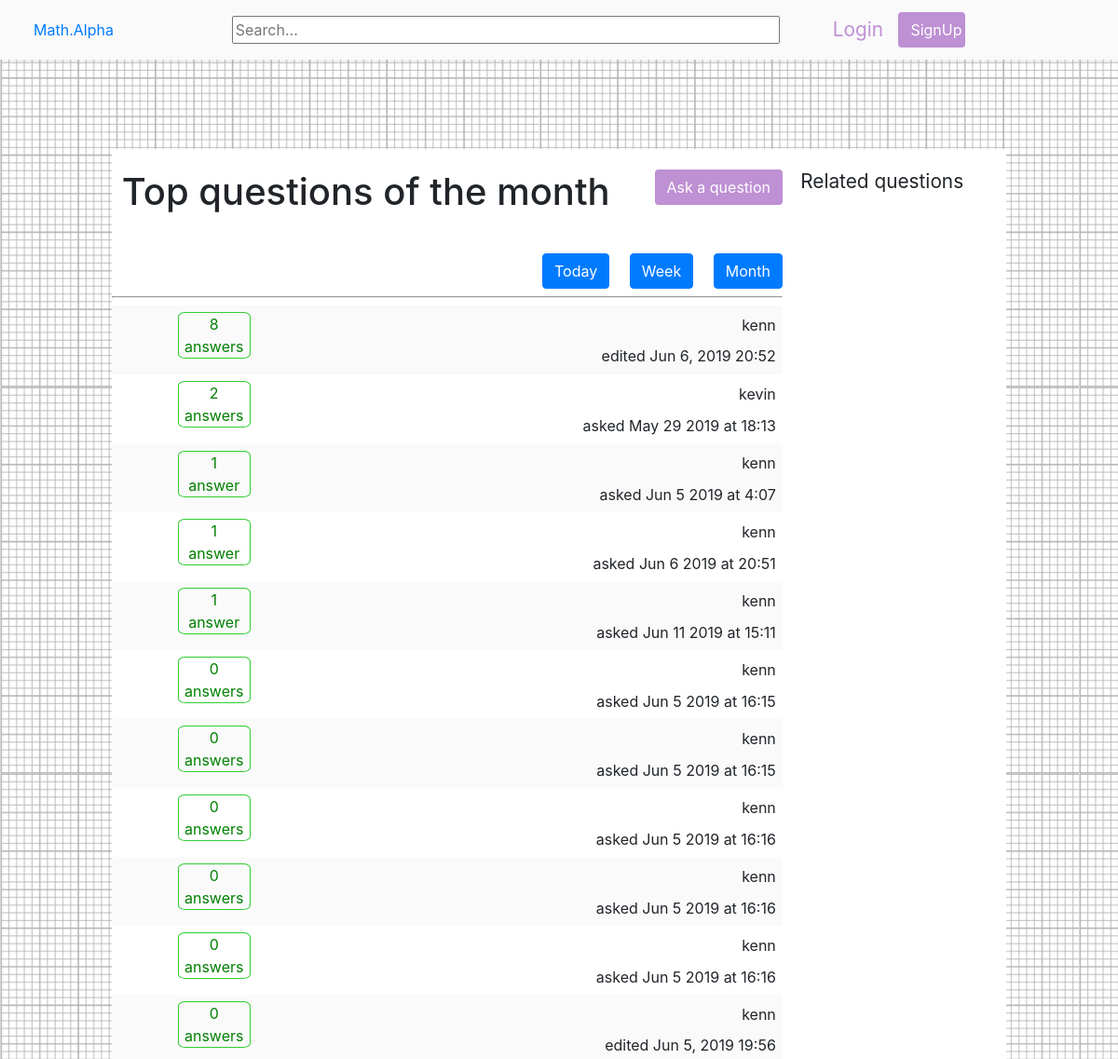
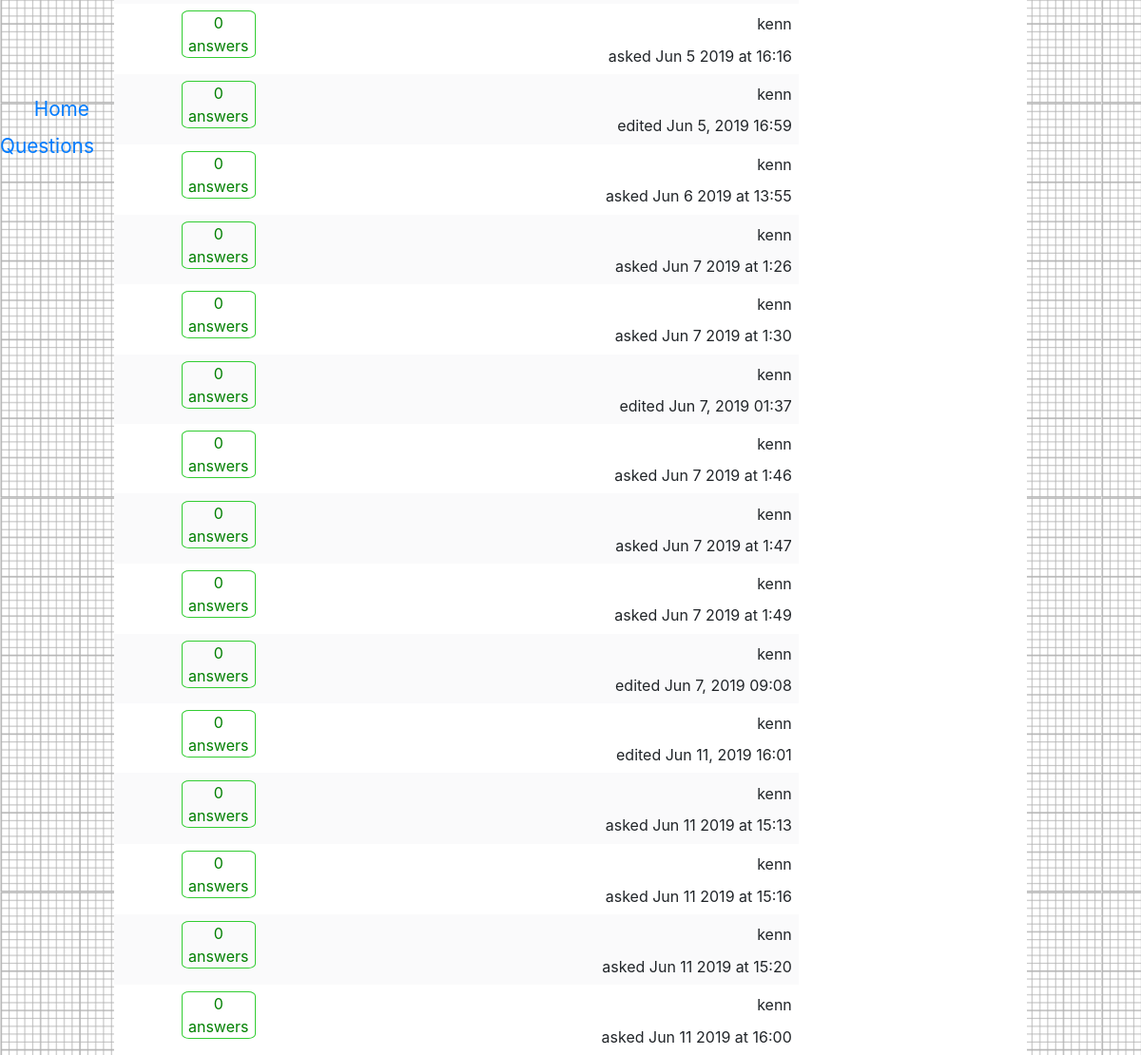
Page /month/ on the committed database (2 pictures, top to bottom).
### passionProjectApp/models.py (models this page shows, shortened)
class RealQuestion(models.Model):
    title = tinymce_models.HTMLField()
    question = tinymce_models.HTMLField()
    last_update=models.DateTimeField(default=datetime.datetime.utcnow())
    date_created=models.DateTimeField(default=datetime.datetime.utcnow())
    upvote=models.ManyToManyField(User,blank=True,related_name='question_upvotes')
    downvote=models.ManyToManyField(User,blank=True,related_name='question_downvotes')
    author = models.ForeignKey(User,on_delete=models.CASCADE)

### passionProjectApp/views.py (the view)
# urls.py: path('month/',views.monthResults,name='month'),
def monthResults(request):
    randomquestion=RealQuestion.objects.all().order_by('?')[:10]
    today=datetime.datetime.utcnow()
    cutoff=datetime.datetime.utcnow()-datetime.timedelta(days=31)
    allquestions=RealQuestion.objects.filter(last_update__range=[cutoff,today]).annotate(count=Count('answer')).order_by('-count')
    context={"allquestions":allquestions, "randomquestion":randomquestion,}
    print('today')
    print(today)
    print('cutoff')
    print(cutoff)
    return render(request,"passionProjectApp/monthResults.html",context)

### passionProjectApp/templates/passionProjectApp/monthResults.html
{% extends 'passionProjectApp/base.html' %}
{% block body %}
<div class="titlepadding">
    <h1 class="questionTitle">Top questions of the month</h1>
    <a class="askbutton" href="{% url 'ask' %}"><button type="button" class="btn registerbutton">Ask a question</button></a>
</div>
<div class="dateResults">
    <a href="{% url 'index' %}"><button class="btn btn-primary">Today</button></a>
    <a href="{% url 'week' %}"><button class="btn btn-primary">Week</button></a>
    <a href="{% url 'month' %}"><button class="btn btn-primary">Month</button></a>
</div>
<hr/>
{% if allquestions %}
{% for x in allquestions %}
<div class="changeColors">
    <div class="questionInfo">
        {% if x.answer_set.count == 1 %}
        <div class="answered"><div >{{x.answer_set.count}}</div> <div>answer</div></div>
        {% elif x.answer_set.count == 0 %}
        <div class="answered"><div >{{x.answer_set.count}}</div> <div>answers</div></div>
        {% else %}
        <div class="answered"><div >{{x.answer_set.count}}</div> <div>answers</div></div>
        {% endif %}
    </div>
    <a class='questionIndex' href="{% url 'ask_read' x.id %}">{% autoescape off %}{{x.title}}{% endautoescape %}</a>
    <div class="authorInfo">
        <div class ='authorName'>{{x.author}}</div>
        {% load tz %}
        {% if x.last_update > x.date_created %}
        {% timezone "America/Chicago" %}
        <abbr title="created {{x.last_update}}"> {% endtimezone %}edited {{x.last_update|date:"M j, Y H:i"}}</abbr>
        {% else %} {% timezone "America/Chicago" %} <abbr title="{{x.date_created}}"> {% endtimezone %} asked {{x.date_created|date:"M j Y"}} at {% load tz %}{{x.date_created|utc|date:"G:i"}}</abbr>
        {% endif %}
    </div>
</div>
{% endfor%}
{% endif %}
{% endblock body %}

### passionProjectApp/templates/passionProjectApp/base.html (shortened to what this page needs)
<!DOCTYPE html>
<html lang="en">
<head>
    {% load static %}
    <link rel="stylesheet" href="{% static 'passionProjectApp/css/bootstrap.css' %}">
    <link rel="stylesheet" href="{% static 'passionProjectApp/css/base.css' %}">
</head>
<body >
{% if request.user.is_authenticated %}
<div class="topbar">
    <div class ='logo'><a href="{% url 'index' %}">Math.Alpha</a></div>
    <form action='{% url "search" %}' method="POST" class="search">
        {% csrf_token %}
        <input type="text" name="search" placeholder="Search...">
    </form>
    <div class='registration'>
        <span class='login'>{{request.user}}</span> <a class='registerlink' href="{% url 'logout' %}"><button type="button" class=" btn registerbutton">Sign Out</button></a></div>
</div>
{% else %}
<div class="topbar">
    <div class ='logo'><a href="{% url 'index' %}">Math.Alpha</a></div>
    <form action='{% url "search" %}' method="POST" class="search">
        <input type="text" name="search" placeholder="Search...">
    </form>
    <div class='registration'>
        <a class='login' href="{% url 'login' %}">Login</a> <a class='registerlink' href="{% url 'register' %}"><button type="button" class=" btn registerbutton">SignUp</button></a></div>
</div>
{% endif %}
<aside class="asidebar">
    <div class=" fixed-aside">
        <div id="home"><a href="{% url 'index' %}">Home</a></div>
        <div id="questions"><a href="{% url 'allquestions' %}">Questions</a></div>
    </div>
</aside>
<div class="bodygrid">
<div class="rightAside">
    <div class="randoQTitle">Related questions</div>
    {% if randomquestion %}
    {% for x in randomquestion %}
    <div class="randoQ"><a href="{% url 'ask_read' x.id %}">{% autoescape off %} {{x.title}} {% endautoescape %}</a></div>
    {% endfor %}
    {% endif %}
</div>
<div class="test">
    <div>
{% block body %}
{% endblock body %}
</div>
</div>
</div>
</body>
</html>

### passionProjectApp/static/passionProjectApp/css/base.css (style rules this page uses)
html,body { width:100vw; }
body { background-image:url('../images/background.png'); }
.bodygrid { display:grid; grid-template-areas: 'aside questions rando'; grid-template-columns: 0.5fr 3fr 1fr; padding-top:8vh; height:100vh; margin-top: 8%; margin-right: 10%; }
.topbar { display: flex; position: fixed; justify-content: space-between; top: 0; right: 0; width: 100vw; background: #fafafb; height: 8vh; padding: 1% 0; box-shadow: 0 1px 9px rgba(59,64,69,0.1); }
.logo { display: flex; align-items: center; justify-content: flex-start; padding-left: 3%; width: 12%; }
.search { display: flex; align-items: center; justify-content: center; padding-left: 4%; }
.topbar input { width: 49vw; }
.registration { position: relative; display: flex; align-items: center; justify-content: space-between; padding-right: 15%; }
.login,.registerlink, .editlinks { text-decoration: none; }
.login { color:#BE90D4; font-size: 1.3rem; }
.registerlink { margin-left: 13%; }
.registerbutton { background:#BE90D4; color:white; }
.registration .registerbutton { width: 6vw; }
.asidebar { display: grid; grid-area: aside; background: #ffffff; text-align: right; height: 100%; top: 9%; }
.fixed-aside { top: 55%; position: fixed; }
.fixed-aside div { padding-right: 5%; padding-bottom: 8%; font-size: 1.3rem; }
.test { display: grid; grid-area:questions; background: white; }
.titlepadding { padding:3% 0 0 1.5%; display:flex; justify-content: space-between; height:7rem; }
.questionTitle { display:inline; }
abbr[title] { cursor: auto; text-decoration: none; }
hr { height:0 }
div.changeColors:nth-of-type(odd) { display: flex; justify-content: space-between; padding: 1%; background: #fafafb; }
div.changeColors:nth-of-type(even) { display: flex; justify-content: space-between; padding: 1%; background: white; }
.answered { display: inline-block; text-align: center; border: 1px solid limegreen; color: green; border-radius: 10%; width:78px; }
.questionInfo { margin-left: 9%; }
.questionIndex { margin-right: auto; padding-left: 6%; width: fit-content; }
.authorName { display: flex; align-items: flex-start; padding-top: 1%; padding-left: 5%; width: fit-content; text-align: right; margin-left: auto; padding-bottom: 5%; }
.authorInfo { display:inline-block; }
.dateResults { display:flex; justify-content: flex-end; }
.dateResults a:not(first-of-type) { margin-left:3%; }
.rightAside { grid-area: rando; background: #ffffff; }
.randoQ { padding-left: 8%; padding-bottom: 8%; font-size: 0.9rem; }
.randoQTitle { padding: 8% 0 5% 8%; font-size: 1.3rem; }

### rows in the picture
RealQuestion: answer_set.count "8", author "kenn", last_update "Jun 6, 2019 20:52"
RealQuestion: answer_set.count "2", author "kevin", date_created "May 29 2019", date_created|utc "18:13"
RealQuestion: answer_set.count "1", author "kenn", date_created "Jun 5 2019", date_created|utc "4:07"
RealQuestion: answer_set.count "1", author "kenn", date_created "Jun 6 2019", date_created|utc "20:51"
RealQuestion: answer_set.count "1", author "kenn", date_created "Jun 11 2019", date_created|utc "15:11"
RealQuestion: answer_set.count "0", author "kenn", date_created "Jun 5 2019", date_created|utc "16:15"
RealQuestion: answer_set.count "0", author "kenn", date_created "Jun 5 2019", date_created|utc "16:15"
RealQuestion: answer_set.count "0", author "kenn", date_created "Jun 5 2019", date_created|utc "16:16"
RealQuestion: answer_set.count "0", author "kenn", date_created "Jun 5 2019", date_created|utc "16:16"
RealQuestion: answer_set.count "0", author "kenn", date_created "Jun 5 2019", date_created|utc "16:16"
RealQuestion: answer_set.count "0", author "kenn", last_update "Jun 5, 2019 19:56"
RealQuestion: answer_set.count "0", author "kenn", date_created "Jun 5 2019", date_created|utc "16:16"
RealQuestion: answer_set.count "0", author "kenn", last_update "Jun 5, 2019 16:59"
RealQuestion: answer_set.count "0", author "kenn", date_created "Jun 6 2019", date_created|utc "13:55"
RealQuestion: answer_set.count "0", author "kenn", date_created "Jun 7 2019", date_created|utc "1:26"
RealQuestion: answer_set.count "0", author "kenn", date_created "Jun 7 2019", date_created|utc "1:30"
RealQuestion: answer_set.count "0", author "kenn", last_update "Jun 7, 2019 01:37"
RealQuestion: answer_set.count "0", author "kenn", date_created "Jun 7 2019", date_created|utc "1:46"
RealQuestion: answer_set.count "0", author "kenn", date_created "Jun 7 2019", date_created|utc "1:47"
RealQuestion: answer_set.count "0", author "kenn", date_created "Jun 7 2019", date_created|utc "1:49"
RealQuestion: answer_set.count "0", author "kenn", last_update "Jun 7, 2019 09:08"
RealQuestion: answer_set.count "0", author "kenn", last_update "Jun 11, 2019 16:01"
RealQuestion: answer_set.count "0", author "kenn", date_created "Jun 11 2019", date_created|utc "15:13"
RealQuestion: answer_set.count "0", author "kenn", date_created "Jun 11 2019", date_created|utc "15:16"
RealQuestion: answer_set.count "0", author "kenn", date_created "Jun 11 2019", date_created|utc "15:20"
RealQuestion: answer_set.count "0", author "kenn", date_created "Jun 11 2019", date_created|utc "16:00"
